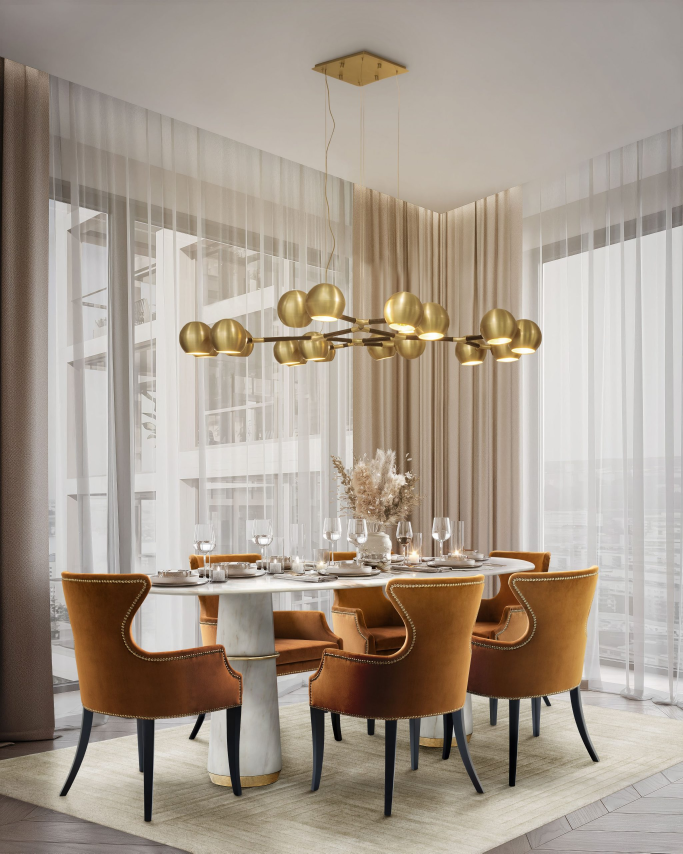
#> input picture scripts/imgsearch/raw/q10_1.jpg, 2048 x 2560 px, found by its file name (shown at 1/3 size)
$ python resheet.py
#> lines starting #> are read from the running program, lines starting #| are printed output that depends on the picture
#!/usr/bin/env python3
"""Rebuild contact sheet with zero-padded ordering and larger labels."""
import os, math
from PIL import Image, ImageDraw

RAW_DIR = "/home/z/my-project/scripts/imgsearch/raw"
SHEET = "/home/z/my-project/scripts/imgsearch/contact_sheet2.jpg"

files = [f for f in os.listdir(RAW_DIR) if f.endswith(".jpg")]
def order_key(f):
    tag, idx = f[:-4].split("_")
    return (int(tag[1:]), int(idx))
files.sort(key=order_key)

THUMB_W, THUMB_H, COLS, LABEL_H = 300, 200, 8, 30
rows = math.ceil(len(files) / COLS)
sheet = Image.new("RGB", (COLS * THUMB_W, rows * (THUMB_H + LABEL_H)), "white")
#> sheet: PIL image 2400x230 RGB; every value is 255
draw = ImageDraw.Draw(sheet)
for i, f in enumerate(files):
    img = Image.open(os.path.join(RAW_DIR, f))
#> img is the input picture: PIL image 2048x2560 RGB; mean R, G, B 166.7, 154.7, 141.8
    img.thumbnail((THUMB_W - 8, THUMB_H - 8))
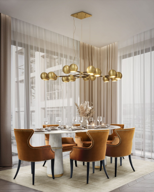
#> img: PIL image 154x192 RGB; mean R, G, B 166.7, 154.7, 141.8
    x = (i % COLS) * THUMB_W + 4
    y = (i // COLS) * (THUMB_H + LABEL_H) + 4
    sheet.paste(img, (x, y))
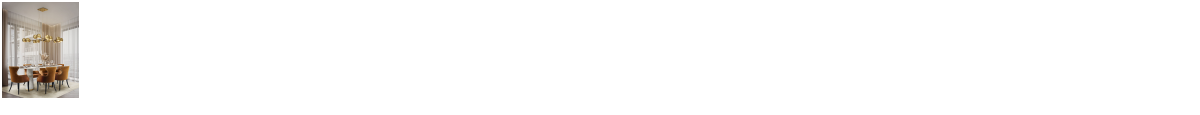
#> sheet: PIL image 2400x230 RGB (shown at 1/2 size); mean R, G, B 250.3, 249.6, 248.9
    w, h = img.size
#> w = 154; h = 192
    tag, idx = f[:-4].split("_")
    label = f"q{int(tag[1:])}_{idx}"
    draw.rectangle([x + 2, y + THUMB_H - 4, x + 2 + 11 * len(label), y + THUMB_H + 24], fill="yellow")
    draw.text((x + 4, y + THUMB_H - 2), f"{label} {w}x{h}", fill="black")
#> pass 2 of the loop `for i, f in enumerate(files):`:
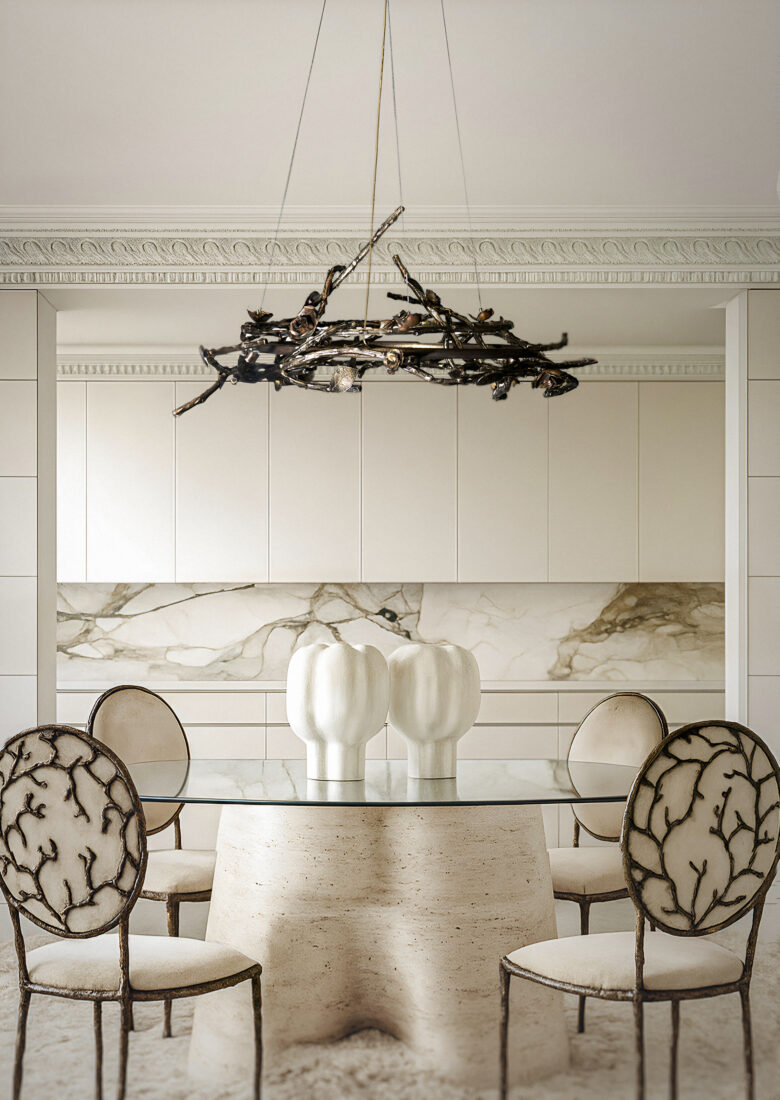
#> input picture scripts/imgsearch/raw/q10_2.jpg, 780 x 1100 px, found by its file name
#> img is the input picture: PIL image 780x1100 RGB; mean R, G, B 179.6, 171.2, 156.9
#> `img.thumbnail((THUMB_W - 8, THUMB_H - 8))`:
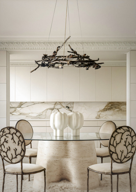
#> img: PIL image 136x192 RGB; mean R, G, B 179.8, 171.3, 157
#> `sheet.paste(img, (x, y))`:
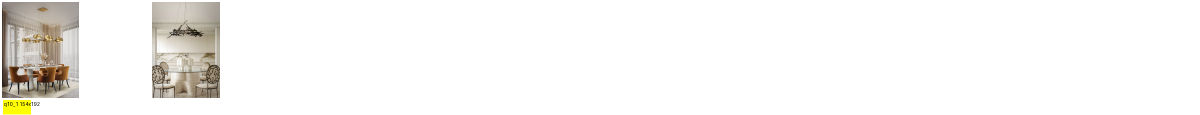
#> sheet: PIL image 2400x230 RGB (shown at 1/2 size); mean R, G, B 246.6, 245.6, 243.5
#> pass 3 of the loop `for i, f in enumerate(files):`:
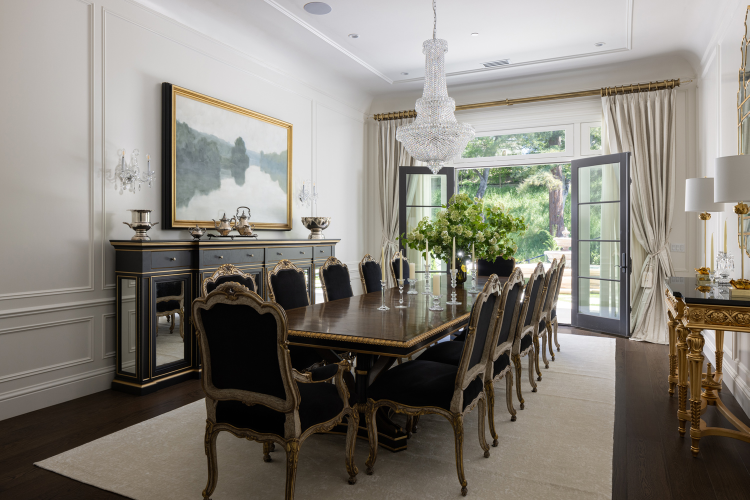
#> input picture scripts/imgsearch/raw/q10_3.jpg, 1499 x 1000 px, found by its file name (shown at 1/2 size)
#> img is the input picture: PIL image 1499x1000 RGB; mean R, G, B 134.9, 130.4, 122
#> `img.thumbnail((THUMB_W - 8, THUMB_H - 8))`:
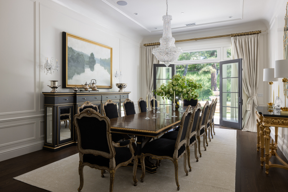
#> img: PIL image 288x192 RGB; mean R, G, B 135.1, 130.5, 122.2
#> `sheet.paste(img, (x, y))`:
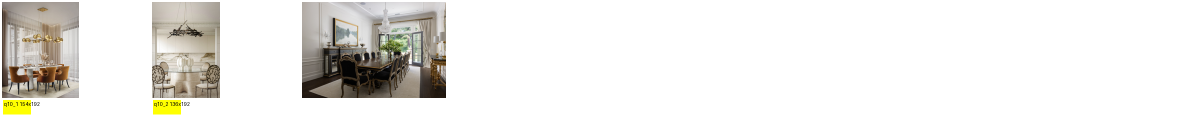
#> sheet: PIL image 2400x230 RGB (shown at 1/2 size); mean R, G, B 234.6, 233.1, 229.5
sheet.save(SHEET, "JPEG", quality=78)
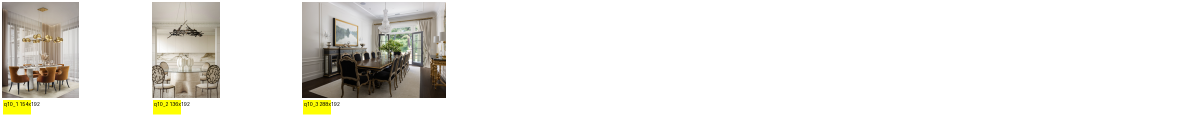
#> saved as contact_sheet2.jpg: PIL image 2400x230 RGB (shown at 1/2 size); mean R, G, B 234.5, 233, 228.7
print(f"Contact sheet: {SHEET} ({sheet.size[0]}x{sheet.size[1]}), {len(files)} images")
#| Contact sheet: /home/z/my-project/scripts/imgsearch/contact_sheet2.jpg (2400x230), 3 images
